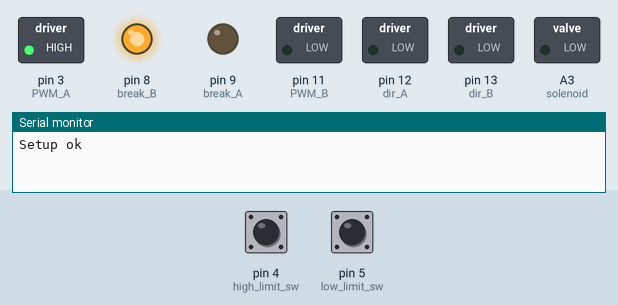
Simulated run of this sketch. Board: Arduino Uno, built with avr-gcc and run on an emulated ATmega328P. Parts: switched loads named in the sketch (green lamp = pin HIGH), output pins drawn as LEDs (lit = HIGH), the last lines printed to the serial monitor. The test bench sets the inputs (shaded band); at power-on: pin 4 (high_limit_sw) HIGH, pin 5 (low_limit_sw) HIGH.

Above: at 0.8 s.
0.9 s: pin 4 (high_limit_sw) pulled LOW for 0.15 s
At 2.1 s:
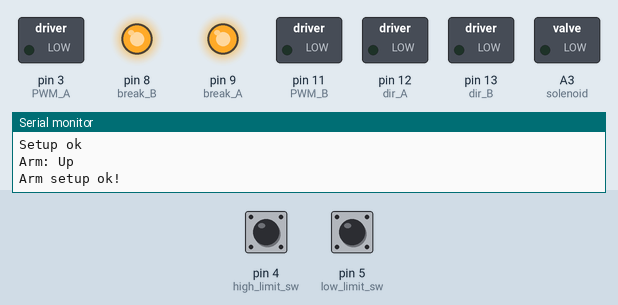
4.0 s: pin 5 (low_limit_sw) pulled LOW for 0.15 s
At 4.4 s:
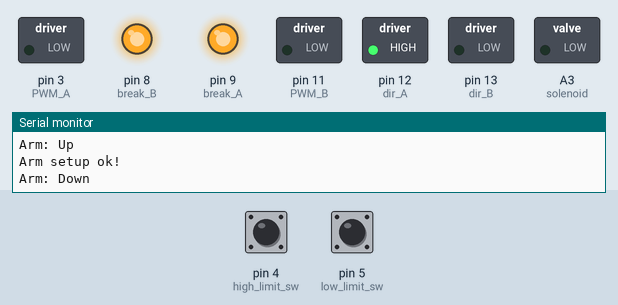
7.1 s: pin 4 (high_limit_sw) pulled LOW for 3.2 s
At 13.0 s:
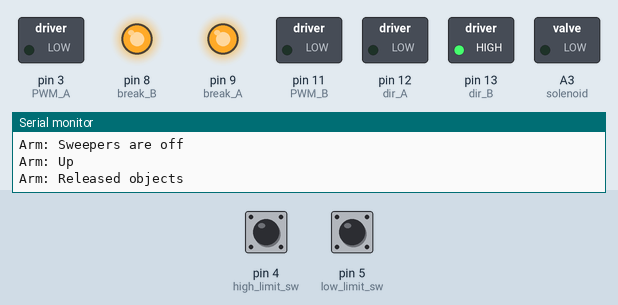
Timing chart, 0 to 14.5 s (numbered marks = the images above; inputs shaded):
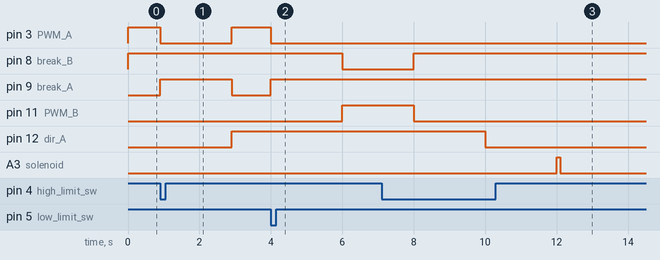

The sketch:

pabyggnad_yoga.ino
```cpp
void print_menu() {
  Serial.println("1. arm_setup");
  Serial.println("2. arm_raise");
  Serial.println("3. arm_lower");
  Serial.println("4. arm_sweep ON");
  Serial.println("5. arm_sweep OFF");
  Serial.println("6. arm_release");
}

void setup() {
  Serial.begin(9600);
  Serial.println("Setup ok");
  //print_menu();
  yoga();
}

void yoga() {
  arm_setup();
  delay(2000);
  arm_lower();
  delay(2000);
  arm_sweep(HIGH);
  delay(2000);
  arm_sweep(LOW);
  delay(2000);
  arm_raise();
  delay(2000);
  arm_release();
  delay(2000);


}


void loop() {

  delay(5000);
  /*
  if(Serial.available() > 0) {
    int rd = Serial.read();
    if(rd != -1) {
      char ch = (char) rd;
      Serial.print("Got :");
      Serial.println(ch);
      switch(ch) {
        case '1':
          Serial.println("Setting up arm");
          arm_setup();
          break;
        case '2':
          arm_raise();
          break;
        case '3':
          arm_lower();
          break;
        case '4':
          arm_sweep(1);
          break;
        case '5':
          arm_sweep(0);
          break;
        case '6':
          arm_release();
          break;
        default:
        break;
      }
    }
  }
  */
}
```

arm.ino
```cpp
/*
Function    Ch.A  Ch.B
Direction   D12   D13
PWM         D3    D11
Brake       D9    D8
Curr.sns    A0    A1

Puls w.     D10
Int. high   D7
Int. low    D6
*/


#define break_A         9
#define break_B         8
#define PWM_A           3
#define PWM_B           11
#define dir_A           12
#define dir_B           13
#define sens_A          A0
#define sens_B          A1

#define dir_down        1
#define dir_up          0
#define break_off       0
#define break_on        1

#define high_limit_sw   4
#define low_limit_sw    5

#define solenoid        A3

//#define start_sw        2
//#define run_sw          6


uint8_t sweep_motor_state = LOW;

//void start_sw_handler() {
//  state = start;
//}

// Raise arm into up position
void arm_raise() {
  //if(digitalRead(high_limit_sw) == LOW) {
    digitalWrite(dir_A, dir_up);
    digitalWrite(break_A, break_off);
    analogWrite(PWM_A, 255);
    while(digitalRead(high_limit_sw) == HIGH) {
      // Arm not up yet, spin...
    }
    // Arm is up
    digitalWrite(break_A, break_on);
    analogWrite(PWM_A, 0);
    Serial.println("Arm: Up");
 // }
}

void arm_lower() {
 // if(digitalRead(low_limit_sw) == LOW) {
    digitalWrite(dir_A, dir_down);
    digitalWrite(break_A, break_off);
    analogWrite(PWM_A, 255);
    while(digitalRead(low_limit_sw) == HIGH) {
      // Arm not down yet, spin...
    }
    digitalWrite(break_A, break_on);
    analogWrite(PWM_A, 0);
    Serial.println("Arm: Down");
  //}
}

void arm_sweep(uint8_t state) {
 // if(state != sweep_motor_state) {
    if(state == 1) {
      digitalWrite(dir_B, dir_down);
      digitalWrite(break_B, break_off);
      analogWrite(PWM_B, 255);
      sweep_motor_state = HIGH;
      Serial.println("Arm: Sweepers are on");
    } else {
      digitalWrite(break_B, break_on);
      analogWrite(PWM_B, 0);
      sweep_motor_state = LOW;
      Serial.println("Arm: Sweepers are off");
    }
  //}
}

void arm_release() {
  digitalWrite(solenoid, HIGH);
  delay(100);
  digitalWrite(solenoid, LOW);
  Serial.println("Arm: Released objects");

}

void arm_setup() {
  pinMode(break_A, OUTPUT);
  pinMode(break_B, OUTPUT);
  pinMode(PWM_A, OUTPUT);
  pinMode(PWM_B, OUTPUT);
  pinMode(dir_A, OUTPUT);
  pinMode(dir_B, OUTPUT);

  digitalWrite(break_A, break_on);
  digitalWrite(break_B, break_on);
  analogWrite(PWM_A, 0);
  analogWrite(PWM_B, 0);

  pinMode(high_limit_sw, INPUT_PULLUP);

  pinMode(low_limit_sw, INPUT_PULLUP);

//  pinMode(sweep_motor, OUTPUT);
///  digitalWrite(sweep_motor, LOW);
  sweep_motor_state = LOW;

  pinMode(solenoid, OUTPUT);
  digitalWrite(solenoid, LOW);

  //pinMode(start_sw, INPUT_PULLUP);
  //attachInterrupt(digitalPinToInterrupt(start_sw), start_sw_handler, FALLING);

  //pinMode(run_sw, INPUT_PULLUP);

  arm_raise();

  Serial.println("Arm setup ok!");
}
```

Measured:
- after the input at 0.9 s, pin 3 (PWM_A): HIGH → LOW at once, → HIGH 2.0 s later; pin 9 (break_A): LOW → HIGH at once, → LOW 2.0 s later; pin 12 (dir_A): LOW → HIGH after 2.0 s
- after the input at 4.0 s, pin 3 (PWM_A): HIGH → LOW at once; pin 8 (break_B): HIGH → LOW after 2.0 s; pin 9 (break_A): LOW → HIGH at once; pin 11 (PWM_B), pin 13 (dir_B): LOW → HIGH after 2.0 s
- after the input at 7.1 s, pin 3 (PWM_A): stays LOW (without the input it goes to HIGH after 2.9 s); pin 9 (break_A): stays HIGH (without the input it goes to LOW after 2.9 s); A3 (solenoid): LOW → HIGH after 4.9 s, → LOW 0.10 s later
